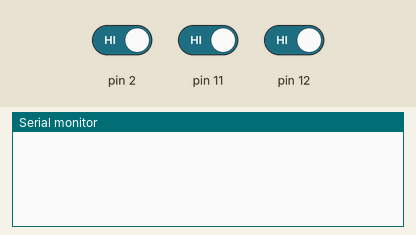
A sketch run on a simulated Arduino Uno, built with avr-gcc and run on an emulated ATmega328P. Parts: the last lines printed to the serial monitor. The test bench sets the inputs (shaded band); at power-on: pin 2 HIGH, pin 11 HIGH, pin 12 HIGH.

Above: at 1.2 s.
1.3 s: pin 2 driven LOW
At 1.41 s:
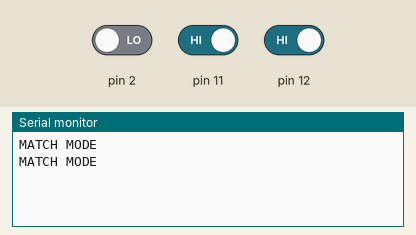
3.2 s: pin 11 driven LOW and pin 12 driven LOW
At 3.21 s:
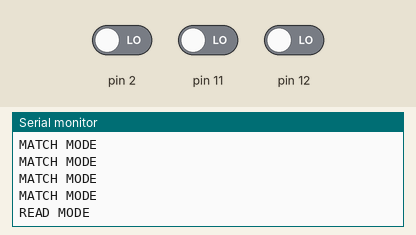

The sketch:

switchRead.ino
```cpp
int a,b,c= 0; // modes of taking data

void setup() {

Serial.begin(9600);

pinMode(2,INPUT);
pinMode(11,INPUT);
pinMode(12,INPUT);

}

void loop() {


int c = digitalRead(2); //R
int b = digitalRead(11);// F
int a = digitalRead(12); //L

//Serial.println("SELECT MODE OF ENTRY");
//delay(500);

/*
Serial.print(a);
Serial.print(b);
Serial.print(c);

Serial.println("");
delay(1000);
*/


   while( a == 0)
   {
    Serial.println("READ MODE");
    delay(100);
    if(digitalRead(11) == 0)
    break;

   }
   while( c == 0)
   {
    Serial.println("MATCH MODE");
    delay(100);
     if(digitalRead(11) == 0)
    break;

   }


}
```

Measured:
- after the input at 1.3 s, the serial monitor: prints a new line at once (image 1)
- after the input at 3.2 s, the serial monitor: prints a new line at once (image 2)
